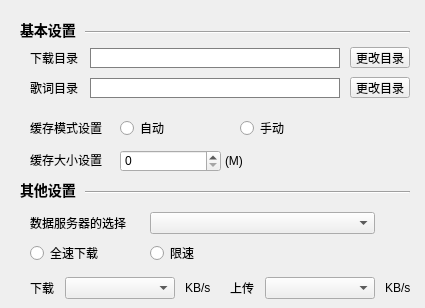
   <widget class="QWidget" name="third">
    <property name="styleSheet">
     <string notr="true">QLineEdit{font-size:14px;color:#AAAAFF; font-weight:normal;border: 1px solid gray;}QLineEdit::hover{ border: 1px solid #AAAAFF;}</string>
    </property>
    <widget class="Line" name="line_FS1">
     <property name="geometry">
      <rect>
       <x>85</x>
       <y>30</y>
       <width>325</width>
       <height>5</height>
      </rect>
     </property>
     <property name="orientation">
      <enum>Qt::Horizontal</enum>
     </property>
    </widget>
    <widget class="QLabel" name="baseSetDownloadWidget">
     <property name="geometry">
      <rect>
       <x>20</x>
       <y>20</y>
       <width>60</width>
       <height>20</height>
      </rect>
     </property>
     <property name="styleSheet">
      <string notr="true">background-color:transparent;
font-size:14px;
font-weight:bold;</string>
     </property>
     <property name="text">
      <string>基本设置</string>
     </property>
    </widget>
    <widget class="QLabel" name="downloadDirLabel">
     <property name="geometry">
      <rect>
       <x>30</x>
       <y>50</y>
       <width>51</width>
       <height>16</height>
      </rect>
     </property>
     <property name="text">
      <string>下载目录</string>
     </property>
    </widget>
    <widget class="QLineEdit" name="downloadDirEdit">
     <property name="geometry">
      <rect>
       <x>90</x>
       <y>48</y>
       <width>250</width>
       <height>20</height>
      </rect>
     </property>
     <property name="readOnly">
      <bool>true</bool>
     </property>
    </widget>
    <widget class="QPushButton" name="downloadDirButton">
     <property name="geometry">
      <rect>
       <x>350</x>
       <y>47</y>
       <width>60</width>
       <height>21</height>
      </rect>
     </property>
     <property name="text">
      <string>更改目录</string>
     </property>
    </widget>
    <widget class="QLabel" name="downloadLrcDirLabel">
     <property name="geometry">
      <rect>
       <x>30</x>
       <y>80</y>
       <width>51</width>
       <height>16</height>
      </rect>
     </property>
     <property name="text">
      <string>歌词目录</string>
     </property>
    </widget>
    <widget class="QPushButton" name="downloadLrcDirButton">
     <property name="geometry">
      <rect>
       <x>350</x>
       <y>77</y>
       <width>60</width>
       <height>21</height>
      </rect>
     </property>
     <property name="text">
      <string>更改目录</string>
     </property>
    </widget>
    <widget class="QLineEdit" name="downloadLrcDirEdit">
     <property name="geometry">
      <rect>
       <x>90</x>
       <y>78</y>
       <width>250</width>
       <height>20</height>
      </rect>
     </property>
     <property name="readOnly">
      <bool>true</bool>
     </property>
    </widget>
    <widget class="QLabel" name="downloadCacheLabel">
     <property name="geometry">
      <rect>
       <x>30</x>
       <y>152</y>
       <width>81</width>
       <height>16</height>
      </rect>
     </property>
     <property name="text">
      <string>缓存大小设置</string>
     </property>
    </widget>
    <widget class="QRadioButton" name="downloadCacheAutoRadioBox">
     <property name="geometry">
      <rect>
       <x>120</x>
       <y>120</y>
       <width>51</width>
       <height>16</height>
      </rect>
     </property>
     <property name="text">
      <string>自动</string>
     </property>
    </widget>
    <widget class="QRadioButton" name="downloadCacheManRadioBox">
     <property name="geometry">
      <rect>
       <x>240</x>
       <y>120</y>
       <width>51</width>
       <height>16</height>
      </rect>
     </property>
     <property name="text">
      <string>手动</string>
     </property>
    </widget>
    <widget class="Line" name="line_FS1_2">
     <property name="geometry">
      <rect>
       <x>85</x>
       <y>190</y>
       <width>325</width>
       <height>5</height>
      </rect>
     </property>
     <property name="orientation">
      <enum>Qt::Horizontal</enum>
     </property>
    </widget>
    <widget class="QLabel" name="downloadSpeedWidget">
     <property name="geometry">
      <rect>
       <x>20</x>
       <y>180</y>
       <width>60</width>
       <height>20</height>
      </rect>
     </property>
     <property name="styleSheet">
      <string notr="true">background-color:transparent;
font-size:14px;
font-weight:bold;</string>
     </property>
     <property name="text">
      <string>其他设置</string>
     </property>
    </widget>
    <widget class="QRadioButton" name="downloadFullRadioBox">
     <property name="geometry">
      <rect>
       <x>30</x>
       <y>245</y>
       <width>81</width>
       <height>16</height>
      </rect>
     </property>
     <property name="text">
      <string>全速下载</string>
     </property>
    </widget>
    <widget class="QRadioButton" name="downloadLimitRadioBox">
     <property name="geometry">
      <rect>
       <x>150</x>
       <y>245</y>
       <width>51</width>
       <height>16</height>
      </rect>
     </property>
     <property name="text">
      <string>限速</string>
     </property>
    </widget>
    <widget class="QSpinBox" name="downloadSpinBox">
     <property name="geometry">
      <rect>
       <x>120</x>
       <y>150</y>
       <width>101</width>
       <height>22</height>
      </rect>
     </property>
    </widget>
    <widget class="QComboBox" name="downloadLimitSpeedComboBox">
     <property name="geometry">
      <rect>
       <x>65</x>
       <y>277</y>
       <width>110</width>
       <height>22</height>
      </rect>
     </property>
    </widget>
    <widget class="QComboBox" name="uploadLimitSpeedComboBox">
     <property name="geometry">
      <rect>
       <x>265</x>
       <y>277</y>
       <width>110</width>
       <height>22</height>
      </rect>
     </property>
    </widget>
    <widget class="QLabel" name="downloadCacheSizeLabel">
     <property name="geometry">
      <rect>
       <x>225</x>
       <y>153</y>
       <width>21</width>
       <height>16</height>
      </rect>
     </property>
     <property name="text">
      <string>(M)</string>
     </property>
    </widget>
    <widget class="QLabel" name="downloadLimitSpeedLabel">
     <property name="geometry">
      <rect>
       <x>30</x>
       <y>280</y>
       <width>31</width>
       <height>16</height>
      </rect>
     </property>
     <property name="text">
      <string>下载</string>
     </property>
    </widget>
    <widget class="QLabel" name="uploadLimitSpeedLabel">
     <property name="geometry">
      <rect>
       <x>230</x>
       <y>280</y>
       <width>31</width>
       <height>16</height>
      </rect>
     </property>
     <property name="text">
      <string>上传</string>
     </property>
    </widget>
    <widget class="QLabel" name="downloadSpeedLabel">
     <property name="geometry">
      <rect>
       <x>185</x>
       <y>280</y>
       <width>31</width>
       <height>16</height>
      </rect>
     </property>
     <property name="text">
      <string>KB/s</string>
     </property>
    </widget>
    <widget class="QLabel" name="uploadSpeedLabel">
     <property name="geometry">
      <rect>
       <x>385</x>
       <y>280</y>
       <width>31</width>
       <height>16</height>
      </rect>
     </property>
     <property name="text">
      <string>KB/s</string>
     </property>
    </widget>
    <widget class="QLabel" name="downloadCacheModelLabel">
     <property name="geometry">
      <rect>
       <x>30</x>
       <y>120</y>
       <width>81</width>
       <height>16</height>
      </rect>
     </property>
     <property name="text">
      <string>缓存模式设置</string>
     </property>
    </widget>
    <widget class="QLabel" name="downloadServerLabel">
     <property name="geometry">
      <rect>
       <x>30</x>
       <y>215</y>
       <width>101</width>
       <height>16</height>
      </rect>
     </property>
     <property name="text">
      <string>数据服务器的选择</string>
     </property>
    </widget>
    <widget class="QComboBox" name="downloadServerComboBox">
     <property name="geometry">
      <rect>
       <x>150</x>
       <y>212</y>
       <width>225</width>
       <height>22</height>
      </rect>
     </property>
    </widget>
   </widget>
